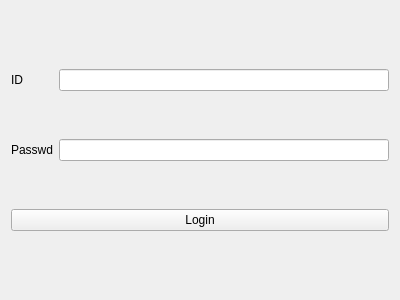
<?xml version="1.0" encoding="UTF-8"?>
<ui version="4.0">
 <class>LoginWindow</class>
 <widget class="QWidget" name="LoginWindow">
  <property name="geometry">
   <rect>
    <x>0</x>
    <y>0</y>
    <width>400</width>
    <height>300</height>
   </rect>
  </property>
  <property name="windowTitle">
   <string>Login</string>
  </property>
  <layout class="QVBoxLayout" name="verticalLayout">
   <item>
    <layout class="QGridLayout" name="gridLayout">
     <property name="verticalSpacing">
      <number>48</number>
     </property>
     <item row="1" column="0">
      <widget class="QLabel" name="label_2">
       <property name="text">
        <string>Passwd</string>
       </property>
      </widget>
     </item>
     <item row="1" column="1">
      <widget class="QLineEdit" name="edit_Pwd">
       <property name="echoMode">
        <enum>QLineEdit::Password</enum>
       </property>
      </widget>
     </item>
     <item row="0" column="1">
      <widget class="QLineEdit" name="edit_ID"/>
     </item>
     <item row="0" column="0">
      <widget class="QLabel" name="label">
       <property name="text">
        <string>ID</string>
       </property>
      </widget>
     </item>
     <item row="2" column="0" colspan="2">
      <widget class="QPushButton" name="btn_Login">
       <property name="text">
        <string>Login</string>
       </property>
      </widget>
     </item>
    </layout>
   </item>
  </layout>
 </widget>
 <layoutdefault spacing="6" margin="11"/>
 <tabstops>
  <tabstop>edit_ID</tabstop>
  <tabstop>edit_Pwd</tabstop>
  <tabstop>btn_Login</tabstop>
 </tabstops>
 <resources/>
 <connections>
  <connection>
   <sender>btn_Login</sender>
   <signal>clicked()</signal>
   <receiver>LoginWindow</receiver>
   <slot>close()</slot>
   <hints>
    <hint type="sourcelabel">
     <x>199</x>
     <y>247</y>
    </hint>
    <hint type="destinationlabel">
     <x>199</x>
     <y>149</y>
    </hint>
   </hints>
  </connection>
 </connections>
</ui>
